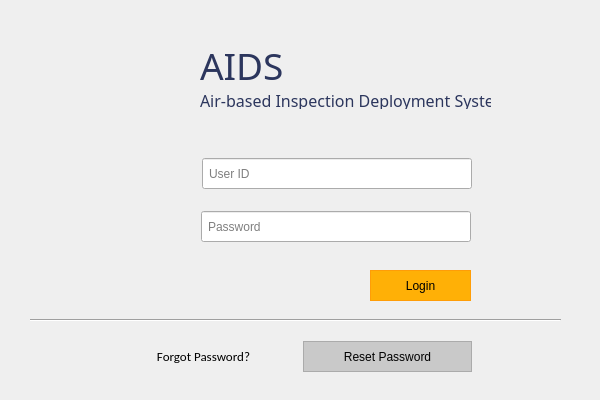
<?xml version="1.0" encoding="UTF-8"?>
<ui version="4.0">
 <class>MainWindow</class>
 <widget class="QMainWindow" name="MainWindow">
  <property name="geometry">
   <rect>
    <x>0</x>
    <y>0</y>
    <width>600</width>
    <height>400</height>
   </rect>
  </property>
  <property name="minimumSize">
   <size>
    <width>600</width>
    <height>400</height>
   </size>
  </property>
  <property name="maximumSize">
   <size>
    <width>600</width>
    <height>400</height>
   </size>
  </property>
  <property name="baseSize">
   <size>
    <width>600</width>
    <height>400</height>
   </size>
  </property>
  <property name="windowTitle">
   <string>AIDS Login</string>
  </property>
  <property name="windowIcon">
   <iconset>
    <normaloff>../Resources/logo_svg.svg</normaloff>../Resources/logo_svg.svg</iconset>
  </property>
  <widget class="QWidget" name="centralwidget">
   <widget class="QLabel" name="app_logo">
    <property name="geometry">
     <rect>
      <x>70</x>
      <y>20</y>
      <width>135</width>
      <height>114</height>
     </rect>
    </property>
    <property name="text">
     <string/>
    </property>
    <property name="pixmap">
     <pixmap>../Resources/aids_logo.png</pixmap>
    </property>
    <property name="alignment">
     <set>Qt::AlignCenter</set>
    </property>
   </widget>
   <widget class="Line" name="hline">
    <property name="geometry">
     <rect>
      <x>30</x>
      <y>310</y>
      <width>531</width>
      <height>20</height>
     </rect>
    </property>
    <property name="orientation">
     <enum>Qt::Horizontal</enum>
    </property>
   </widget>
   <widget class="QPushButton" name="btn_login">
    <property name="geometry">
     <rect>
      <x>370</x>
      <y>270</y>
      <width>101</width>
      <height>31</height>
     </rect>
    </property>
    <property name="font">
     <font>
      <family>Helvetica</family>
     </font>
    </property>
    <property name="styleSheet">
     <string notr="true">QPushButton {
background-color: rgb(255, 176, 6);
border: 1.2px solid #ff9d07;
outline: none;}

QPushButton:hover{
background-color: rgb(255, 157, 7);
outline: none;
border: none;
}

QPushButton:pressed{
background-color: rgb(254, 140, 8);
outline: none;
border: none;
}


</string>
    </property>
    <property name="text">
     <string>Login</string>
    </property>
   </widget>
   <widget class="QLabel" name="lbl_response">
    <property name="geometry">
     <rect>
      <x>180</x>
      <y>130</y>
      <width>311</width>
      <height>20</height>
     </rect>
    </property>
    <property name="sizePolicy">
     <sizepolicy hsizetype="Expanding" vsizetype="Preferred">
      <horstretch>5</horstretch>
      <verstretch>5</verstretch>
     </sizepolicy>
    </property>
    <property name="minimumSize">
     <size>
      <width>311</width>
      <height>20</height>
     </size>
    </property>
    <property name="maximumSize">
     <size>
      <width>311</width>
      <height>20</height>
     </size>
    </property>
    <property name="baseSize">
     <size>
      <width>5</width>
      <height>0</height>
     </size>
    </property>
    <property name="font">
     <font>
      <family>Calibri</family>
      <pointsize>10</pointsize>
     </font>
    </property>
    <property name="text">
     <string>&lt;html&gt;&lt;head/&gt;&lt;body&gt;&lt;p&gt;&lt;br/&gt;&lt;/p&gt;&lt;/body&gt;&lt;/html&gt;</string>
    </property>
    <property name="alignment">
     <set>Qt::AlignCenter</set>
    </property>
   </widget>
   <widget class="QWidget" name="layoutWidget">
    <property name="geometry">
     <rect>
      <x>200</x>
      <y>40</y>
      <width>293</width>
      <height>71</height>
     </rect>
    </property>
    <layout class="QVBoxLayout" name="verticalLayout">
     <item>
      <widget class="QLabel" name="aids_logo">
       <property name="minimumSize">
        <size>
         <width>291</width>
         <height>43</height>
        </size>
       </property>
       <property name="maximumSize">
        <size>
         <width>291</width>
         <height>43</height>
        </size>
       </property>
       <property name="font">
        <font>
         <family>Audiowide</family>
         <pointsize>28</pointsize>
         <kerning>true</kerning>
        </font>
       </property>
       <property name="text">
        <string>&lt;html&gt;&lt;head/&gt;&lt;body&gt;&lt;p&gt;&lt;span style=&quot; color:#2c365d;&quot;&gt;AIDS&lt;/span&gt;&lt;/p&gt;&lt;/body&gt;&lt;/html&gt;</string>
       </property>
      </widget>
     </item>
     <item>
      <widget class="QLabel" name="app_name">
       <property name="minimumSize">
        <size>
         <width>291</width>
         <height>20</height>
        </size>
       </property>
       <property name="maximumSize">
        <size>
         <width>291</width>
         <height>20</height>
        </size>
       </property>
       <property name="font">
        <font>
         <family>Barlow Medium</family>
         <pointsize>12</pointsize>
         <kerning>true</kerning>
        </font>
       </property>
       <property name="text">
        <string>&lt;html&gt;&lt;head/&gt;&lt;body&gt;&lt;p&gt;&lt;span style=&quot; color:#2c365d;&quot;&gt;Air-based Inspection Deployment System&lt;/span&gt;&lt;/p&gt;&lt;/body&gt;&lt;/html&gt;</string>
       </property>
      </widget>
     </item>
    </layout>
   </widget>
   <widget class="QWidget" name="layoutWidget">
    <property name="geometry">
     <rect>
      <x>130</x>
      <y>157</y>
      <width>344</width>
      <height>33</height>
     </rect>
    </property>
    <layout class="QHBoxLayout" name="username_layout">
     <item>
      <widget class="QLabel" name="user_icon">
       <property name="sizePolicy">
        <sizepolicy hsizetype="Fixed" vsizetype="Fixed">
         <horstretch>0</horstretch>
         <verstretch>0</verstretch>
        </sizepolicy>
       </property>
       <property name="minimumSize">
        <size>
         <width>66</width>
         <height>31</height>
        </size>
       </property>
       <property name="maximumSize">
        <size>
         <width>66</width>
         <height>31</height>
        </size>
       </property>
       <property name="baseSize">
        <size>
         <width>10</width>
         <height>10</height>
        </size>
       </property>
       <property name="font">
        <font>
         <pointsize>8</pointsize>
        </font>
       </property>
       <property name="frameShape">
        <enum>QFrame::NoFrame</enum>
       </property>
       <property name="text">
        <string/>
       </property>
       <property name="pixmap">
        <pixmap>../Resources/user_icon.png</pixmap>
       </property>
       <property name="alignment">
        <set>Qt::AlignCenter</set>
       </property>
      </widget>
     </item>
     <item>
      <widget class="QLineEdit" name="txt_username">
       <property name="sizePolicy">
        <sizepolicy hsizetype="Fixed" vsizetype="Fixed">
         <horstretch>0</horstretch>
         <verstretch>0</verstretch>
        </sizepolicy>
       </property>
       <property name="minimumSize">
        <size>
         <width>270</width>
         <height>31</height>
        </size>
       </property>
       <property name="maximumSize">
        <size>
         <width>270</width>
         <height>31</height>
        </size>
       </property>
       <property name="sizeIncrement">
        <size>
         <width>5</width>
         <height>0</height>
        </size>
       </property>
       <property name="baseSize">
        <size>
         <width>5</width>
         <height>0</height>
        </size>
       </property>
       <property name="font">
        <font>
         <family>Helvetica</family>
        </font>
       </property>
       <property name="styleSheet">
        <string notr="true">padding-left: 4px;</string>
       </property>
       <property name="placeholderText">
        <string>User ID</string>
       </property>
      </widget>
     </item>
    </layout>
   </widget>
   <widget class="QWidget" name="layoutWidget">
    <property name="geometry">
     <rect>
      <x>150</x>
      <y>210</y>
      <width>321</width>
      <height>33</height>
     </rect>
    </property>
    <layout class="QHBoxLayout" name="password_layout">
     <item>
      <widget class="QLabel" name="password_icon">
       <property name="text">
        <string/>
       </property>
       <property name="pixmap">
        <pixmap>../Resources/padlock_icon.png</pixmap>
       </property>
      </widget>
     </item>
     <item>
      <widget class="QLineEdit" name="txt_password">
       <property name="sizePolicy">
        <sizepolicy hsizetype="Fixed" vsizetype="Fixed">
         <horstretch>5</horstretch>
         <verstretch>5</verstretch>
        </sizepolicy>
       </property>
       <property name="minimumSize">
        <size>
         <width>270</width>
         <height>31</height>
        </size>
       </property>
       <property name="maximumSize">
        <size>
         <width>270</width>
         <height>31</height>
        </size>
       </property>
       <property name="sizeIncrement">
        <size>
         <width>5</width>
         <height>0</height>
        </size>
       </property>
       <property name="baseSize">
        <size>
         <width>5</width>
         <height>0</height>
        </size>
       </property>
       <property name="font">
        <font>
         <family>Helvetica</family>
        </font>
       </property>
       <property name="styleSheet">
        <string notr="true">padding-left: 4px;</string>
       </property>
       <property name="text">
        <string/>
       </property>
       <property name="echoMode">
        <enum>QLineEdit::Password</enum>
       </property>
       <property name="placeholderText">
        <string>Password</string>
       </property>
      </widget>
     </item>
    </layout>
   </widget>
   <widget class="QWidget" name="layoutWidget">
    <property name="geometry">
     <rect>
      <x>110</x>
      <y>340</y>
      <width>364</width>
      <height>33</height>
     </rect>
    </property>
    <layout class="QHBoxLayout" name="forgotpass_layout">
     <item>
      <widget class="QLabel" name="lbl_forgot">
       <property name="sizePolicy">
        <sizepolicy hsizetype="Fixed" vsizetype="Fixed">
         <horstretch>0</horstretch>
         <verstretch>0</verstretch>
        </sizepolicy>
       </property>
       <property name="minimumSize">
        <size>
         <width>187</width>
         <height>31</height>
        </size>
       </property>
       <property name="maximumSize">
        <size>
         <width>187</width>
         <height>31</height>
        </size>
       </property>
       <property name="font">
        <font>
         <family>Calibri</family>
         <pointsize>10</pointsize>
        </font>
       </property>
       <property name="text">
        <string>Forgot Password?</string>
       </property>
       <property name="alignment">
        <set>Qt::AlignCenter</set>
       </property>
      </widget>
     </item>
     <item>
      <widget class="QPushButton" name="btn_forgot">
       <property name="sizePolicy">
        <sizepolicy hsizetype="Fixed" vsizetype="Fixed">
         <horstretch>0</horstretch>
         <verstretch>0</verstretch>
        </sizepolicy>
       </property>
       <property name="minimumSize">
        <size>
         <width>169</width>
         <height>31</height>
        </size>
       </property>
       <property name="maximumSize">
        <size>
         <width>169</width>
         <height>31</height>
        </size>
       </property>
       <property name="font">
        <font>
         <family>Helvetica</family>
        </font>
       </property>
       <property name="styleSheet">
        <string notr="true">QPushButton {
color: rgb(0, 0, 0);
background-color: rgb(201, 201, 201);
border: 1.2px solid #ABABAB;
outline: none;}

QPushButton:hover{
color: rgb(255, 255, 255);
background-color: rgb(171, 171, 171);
outline: none;
border: none;
}

QPushButton:pressed{
color: rgb(255, 255, 255);
background-color: rgb(129, 129, 129);
outline: none;
border: none;
}


</string>
       </property>
       <property name="text">
        <string>Reset Password</string>
       </property>
      </widget>
     </item>
    </layout>
   </widget>
  </widget>
 </widget>
 <tabstops>
  <tabstop>txt_username</tabstop>
  <tabstop>txt_password</tabstop>
  <tabstop>btn_login</tabstop>
  <tabstop>btn_forgot</tabstop>
 </tabstops>
 <resources>
  <include location="../../../Downloads/projects/test.qrc"/>
 </resources>
 <connections/>
</ui>
